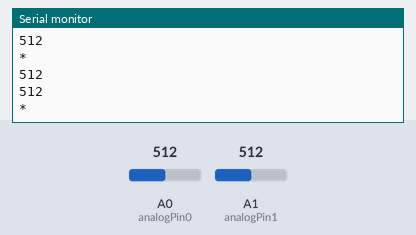
Simulated run of this sketch. Board: Arduino Uno, built with avr-gcc and run on an emulated ATmega328P. Shown: the last lines printed to the serial monitor. The inputs (shaded band) are chosen by the test bench; at power-on: A0 (analogPin0) = 512, A1 (analogPin1) = 512.

Above: at 1.3 s.
1.4 s: A0 (analogPin0) set to 716
At 1.81 s:
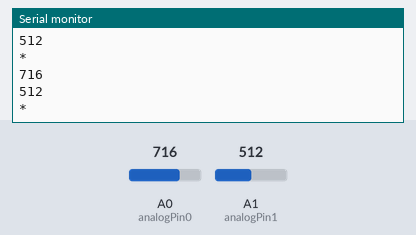
2.9 s: A1 (analogPin1) set to 306
At 3.31 s:
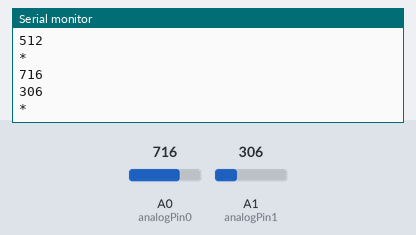
4.4 s: A0 (analogPin0) set to 900
At 4.82 s:
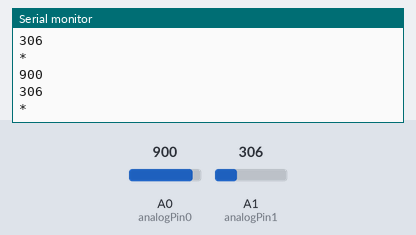
5.9 s: A1 (analogPin1) set to 122
At 6.32 s:
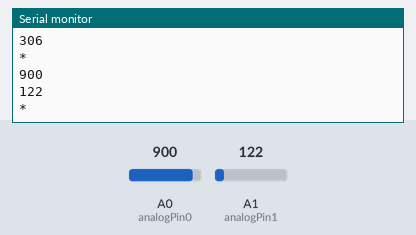
Timing chart, 0 to 8.4 s (numbered marks = the images above; inputs shaded):
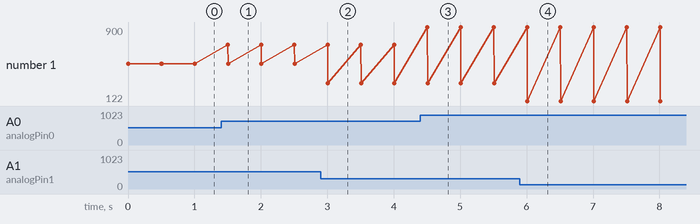

The sketch:

adc.ino
```cpp
int analogPin1 = 1;     // potentiometer wiper (middle terminal) connected to analog pin 3
int analogPin0 = 0;
                      // outside leads to ground and +5V


int val0 = 0;           // variable to store the value read
int val1 = 0;
void setup()
{
  Serial.begin(9600);          //  setup serial
}
void loop()
{
  val0 = analogRead(analogPin0);    // read the input pin
  val1 = analogRead(analogPin1);
  Serial.println(val0);             // debug value
  Serial.println(val1);
  Serial.println('*');
  delay(500);
}
```

Measured:
- after the input at 1.4 s, the serial monitor: prints a new line after 0.10 s (image 1)
- after the input at 2.9 s, the serial monitor: prints a new line after 0.11 s (image 2)
- after the input at 4.4 s, the serial monitor: prints a new line after 0.11 s (image 3)
- after the input at 5.9 s, the serial monitor: prints a new line after 0.11 s (image 4)
- plotted number 1: 512 → 306 after the input at 2.9 s, 306 → 122 after the input at 5.9 s
